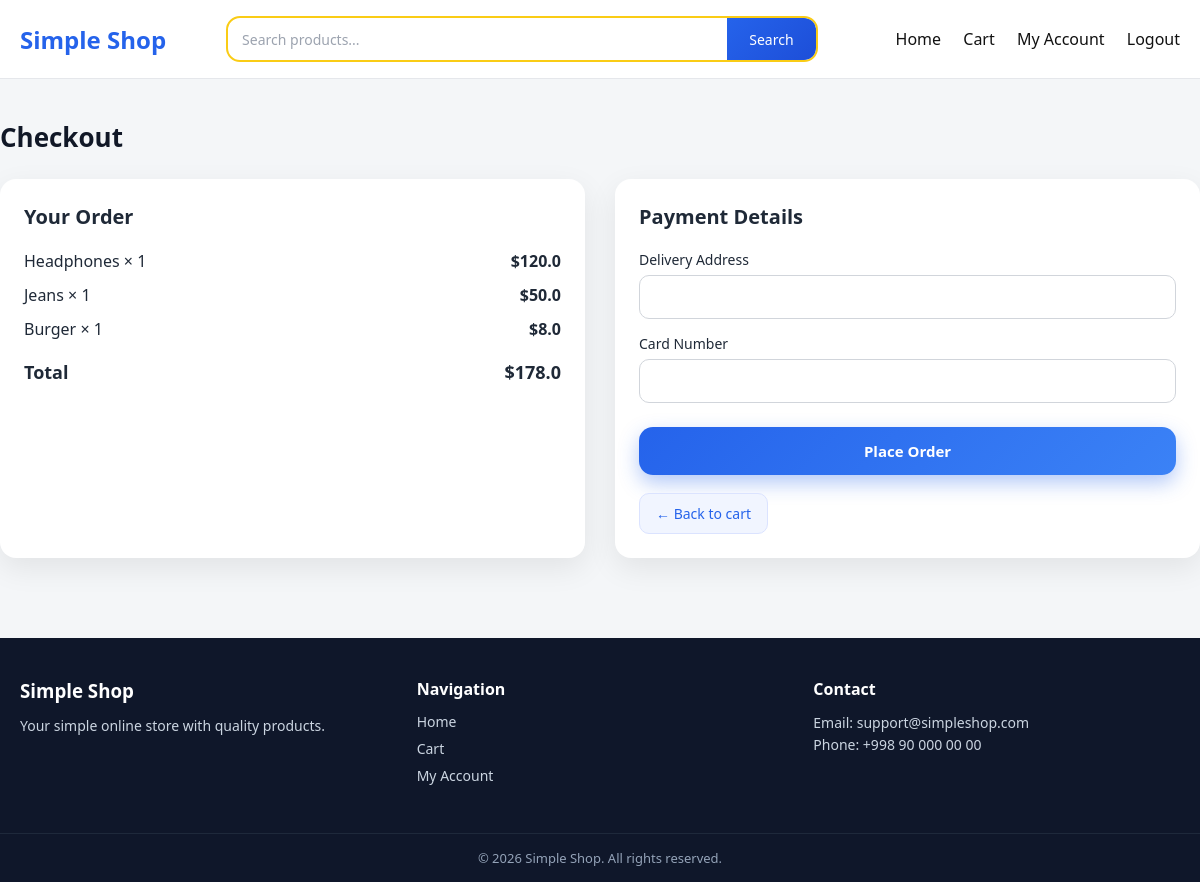
The page /checkout (signed in) on the database its author committed.
### tables this page shows
CREATE TABLE cart (
    id INTEGER PRIMARY KEY AUTOINCREMENT,
    user_id INTEGER,
    product_id INTEGER,
    quantity INTEGER
);

CREATE TABLE products (
    id INTEGER PRIMARY KEY AUTOINCREMENT,
    name TEXT,
    price REAL,
    image TEXT,
    category_id INTEGER
);

### app.py (the view, shortened to what this page needs)
@app.route("/checkout", methods=["GET", "POST"])
def checkout():
    if "user_id" not in session:
        return redirect("/login")
    user_id = session["user_id"]
    con = get_db()
    cur = con.cursor()
    items = cur.execute("""
        SELECT products.name, products.price, cart.quantity
        FROM cart
        JOIN products ON cart.product_id = products.id
        WHERE cart.user_id=?
    """, (user_id,)).fetchall()
    if not items:
        con.close()
        return redirect("/cart")
    total = sum(i[1] * i[2] for i in items)
    con.close()
    return render_template(
        "shop/checkout.html",
        items=items,
        total=total,
        cart_count=get_cart_count()
    )

### app.py (called while the page is built)
def get_db():
    return sqlite3.connect(
        "database.db",
        timeout=10,
        check_same_thread=False
    )

def get_cart_count():
    if "user_id" not in session or session.get("is_admin"):
        return 0
    con = get_db()
    cur = con.cursor()
    count = cur.execute(
        "SELECT COALESCE(SUM(quantity), 0) FROM cart WHERE user_id=?",
        (session["user_id"],)
    ).fetchone()[0]
    con.close()
    return count

### templates/shop/checkout.html (shortened to what this page needs)
{% extends "base.html" %}
{% block content %}
<section class="checkout-section">
    <h2 class="section-title">Checkout</h2>
    <div class="checkout-grid">
        <div class="checkout-box">
            <h3>Your Order</h3>
            <ul class="order-list">
                {% for item in items %}
                <li>
                    <span>{{ item[0] }} × {{ item[2] }}</span>
                    <strong>${{ item[1] * item[2] }}</strong>
                </li>
                {% endfor %}
            </ul>
            <div class="order-total">
                <span>Total</span>
                <strong>${{ total }}</strong>
            </div>
        </div>
        <div class="checkout-box">
            <h3>Payment Details</h3>
            <form method="post" class="checkout-form">
                <label>Delivery Address</label>
                <input type="text" name="address" required>
                <label>Card Number</label>
                <input type="text" name="card" required>
                <button type="submit" class="btn-primary">
                    Place Order
                </button>
            </form>
            <a href="/cart" class="back-btn">← Back to cart</a>
</div>
    </div>
</section>
{% endblock %}

### static/css/shop.css (style rules this page uses)
* { margin: 0; padding: 0; box-sizing: border-box; font-family: 'Segoe UI', Arial, sans-serif; }
body { background: #f4f6f8; color: #1f2937; }
.section-title { font-size: 28px; margin-bottom: 20px; }
.btn-primary { background: #2563eb; color: #fff; padding: 12px 24px; border-radius: 10px; text-decoration: none; font-weight: 600; }
.checkout-section { max-width: 1200px; margin: 40px auto; }
.checkout-grid { display: grid; grid-template-columns: 1fr 1fr; gap: 30px; }
.checkout-box { background: #fff; border-radius: 16px; padding: 24px; box-shadow: 0 10px 30px rgba(0,0,0,0.08); }
.checkout-box h3 { margin-bottom: 20px; font-size: 20px; }
.order-list { list-style: none; }
.order-list li { display: flex; justify-content: space-between; margin-bottom: 12px; }
.order-total { display: flex; justify-content: space-between; margin-top: 20px; font-size: 18px; font-weight: 700; }
.checkout-form label { display: block; margin-top: 15px; font-size: 14px; }
.checkout-form input { width: 100%; padding: 12px; margin-top: 6px; border-radius: 10px; border: 1px solid #d1d5db; }
.checkout-form button { margin-top: 24px; width: 100%; }
.btn-primary { background: linear-gradient(135deg, #2563eb, #3b82f6); color: #fff; border: none; border-radius: 14px; padding: 14px 20px; font-size: 15px; font-weight: 600; cursor: pointer; transition: transform 0.15s ease, box-shadow 0.15s ease, background 0.15s ease; box-shadow: 0 8px 20px rgba(37, 99, 235, 0.35); }
.back-btn { display: inline-flex; align-items: center; gap: 6px; margin-top: 18px; padding: 10px 16px; border-radius: 10px; font-size: 14px; font-weight: 500; color: #2563eb; background: #f1f5ff; border: 1px solid #dbe3ff; text-decoration: none; transition: all 0.2s ease; }
.section-title { font-size: 26px; font-weight: 600; margin-bottom: 24px; color: #111827; }

### rows shown on the page
cart: name "Headphones", quantity "1", item[1]*item[2] "120.0"
cart: name "Jeans", quantity "1", item[1]*item[2] "50.0"
cart: name "Burger", quantity "1", item[1]*item[2] "8.0"

### other values the page prints
{{ total }} "178.0"
